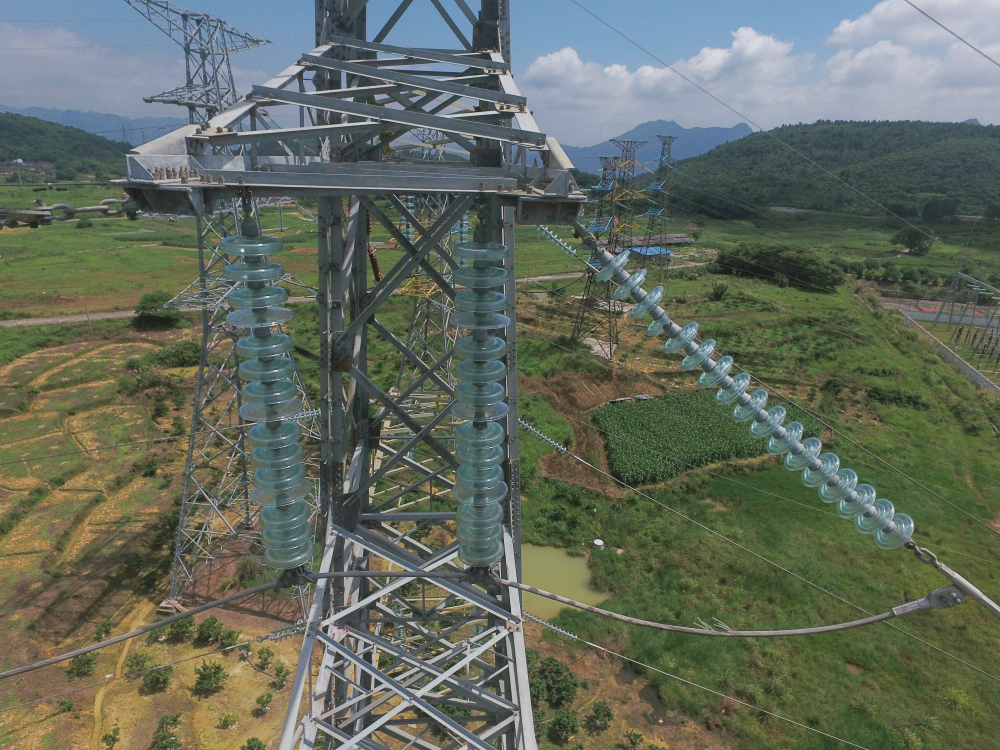
//> input picture code/imagePretreatment/imagePretreatment/srcImage/0.jpg, 4000 x 3000 px (shown at 1/4 size); its folder holds 4 pictures in this run
$ ./main   (built with g++ and OpenCV 4)
//> lines starting //> are read from the running program, lines starting //| are printed output that depends on the picture; after the words box and inside, x2 and y2 are one past the last pixel; in counts of white or black regions, pixels touching at a corner belong together
#include<opencv2\opencv.hpp>
#include<iostream>
#include<cstring>
using namespace cv;
using namespace std;

double PiecewiseLinearGrayTransformation(Mat &src, Mat& dst, double maxGray, double minGray);
void NoiseSmoothing(Mat &src, Mat &dst);


int main()
{
	int i = 0;
	for(;i<29;i++)
	{
	    string srcFileName = format("srcImage/%d.jpg", i);
	    Mat srcImage = imread(srcFileName,CV_8U);
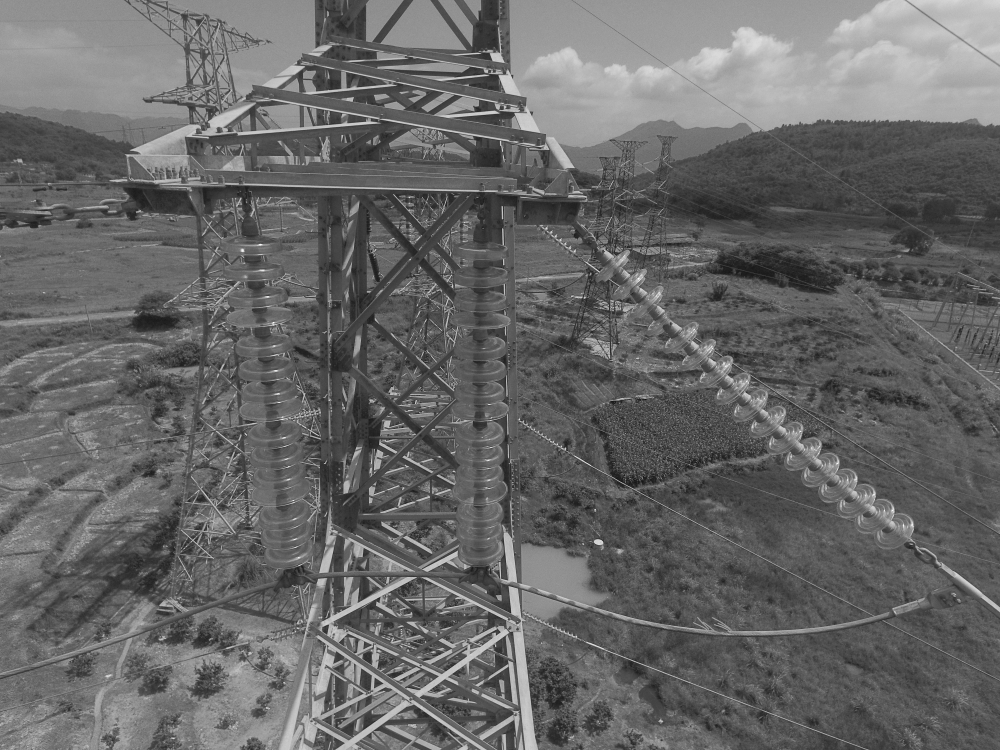
//> srcImage: 3000 rows x 4000 cols, CV_8UC1 (shown at 1/4 size); min 0, max 255, mean 102.9

	    Mat resizeImage;
	    resize(srcImage, resizeImage, Size(),0.125,0.125);
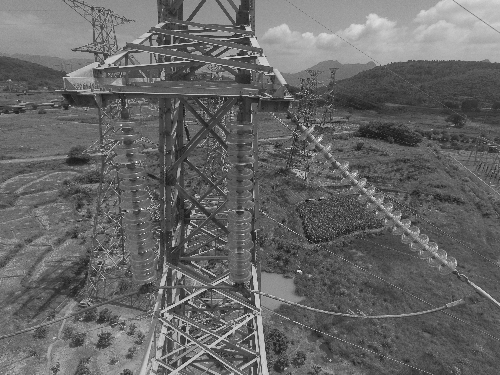
//> resizeImage: 375 rows x 500 cols, CV_8UC1; min 8, max 255, mean 103


		Mat PLGImage;
		PLGImage.create(resizeImage.size(), resizeImage.type());
	    Mat NSImage;
		NSImage.create(resizeImage.size(), resizeImage.type());

	  /*灰度线性变换并返回灰度平均值*/
		double thresh = PiecewiseLinearGrayTransformation(resizeImage, PLGImage, 255, 0);
//> in PiecewiseLinearGrayTransformation, `minMaxLoc(src, &minVal, &maxVal);`: minVal = 8; maxVal = 255
//> in PiecewiseLinearGrayTransformation, `double k = (maxGray - minGray) / (maxVal - minVal) ;`: k = 1.03
//> the loop in PiecewiseLinearGrayTransformation, `for ( int i = 0; i < src.rows; i++)` made 375 passes
//> after the loop in PiecewiseLinearGrayTransformation, `for ( int i = 0; i < src.rows; i++)`: colsAverage = 103.9; average = 36657
//> in PiecewiseLinearGrayTransformation, `average /= src.rows;`: average = 97.75
//> thresh = 97.75

     /*均值滤波*/
	//	NoiseSmoothing(PLGImage, NSImage);

		Mat midImage;
		midImage.create(srcImage.size(), srcImage.type());
		threshold(PLGImage, midImage, thresh*0.75, 255, THRESH_BINARY);
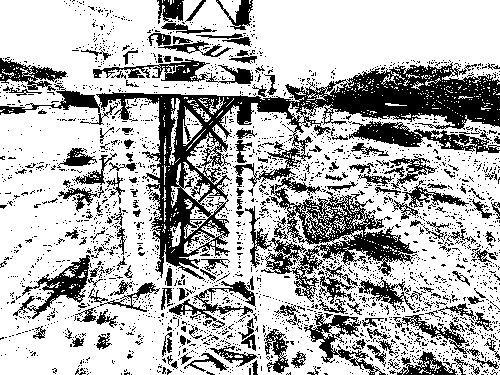
//> midImage: 375 rows x 500 cols, CV_8UC1; 70.6% white; 2653 black regions (2476 under 20 px), largest, box (x1, y1, x2, y2) and area: (96, 62, 500, 281) 17627, (261, 184, 417, 302) 5208, (349, 121, 500, 154) 1881
     /*sobel边缘检测*/
		Mat sobelDstImage;
		sobelDstImage.create(resizeImage.size(), resizeImage.type());
	//【4】求Y方向梯度
	//	Sobel(midImage, sobelDstImage, CV_8U, 0, 1, 3, 1, 1, BORDER_DEFAULT);
	//	convertScaleAbs(sobelDstImage, sobelDstImage);


	/*保存预处理结果*/
	   string dstFileName = format("tempImage/tempImage%d.jpg", i);
	   imwrite(dstFileName, midImage);


	}
//> pass 2 of the loop `for(;i<29;i++)`:
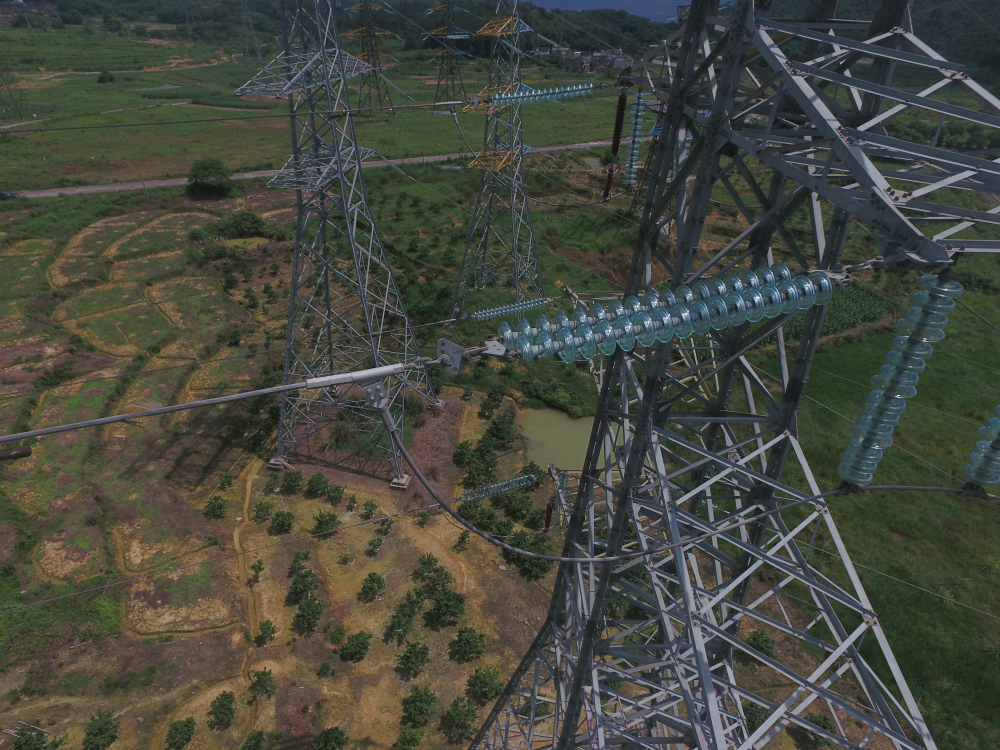
//> input picture code/imagePretreatment/imagePretreatment/srcImage/1.jpg, 4000 x 3000 px (shown at 1/4 size)
//> `resize(srcImage, resizeImage, Size(),0.125,0.125);`:
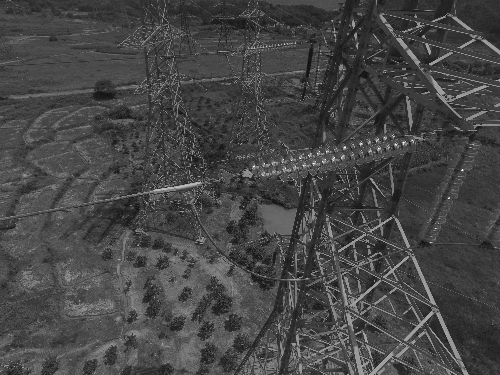
//> resizeImage: 375 rows x 500 cols, CV_8UC1; min 12, max 254, mean 70
//> the loop in PiecewiseLinearGrayTransformation (call 2), `for ( int i = 0; i < src.rows; i++)` made 375 passes
//> thresh = 60.73
//> `threshold(PLGImage, midImage, thresh*0.75, 255, THRESH_BINARY);`:
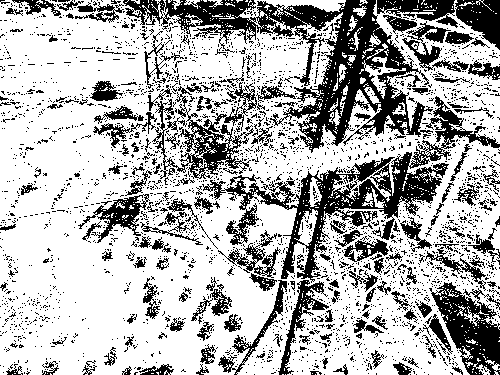
//> midImage: 375 rows x 500 cols, CV_8UC1; 69.6% white; 2896 black regions (2710 under 20 px), largest, box (x1, y1, x2, y2) and area: (123, 0, 433, 153) 12391, (202, 96, 500, 283) 9052, (429, 282, 500, 375) 3193
//> (the run ends here: the program stops with an error, at `resize(srcImage, resizeImage, Size(),0.125,0.125);`)
